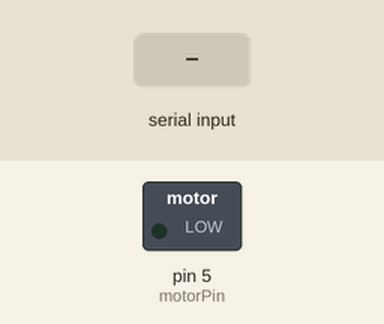
Recording of a sketch running on a simulated Arduino Uno, built with avr-gcc and run on an emulated ATmega328P. Parts: switched loads named in the sketch (green lamp = pin HIGH). Inputs (shaded band) come from the test bench. What the sketch prints to the serial monitor is not drawn.

Above: at 1.2 s.
1.3 s: "90,45\n" received over Serial
At 1.6 s:
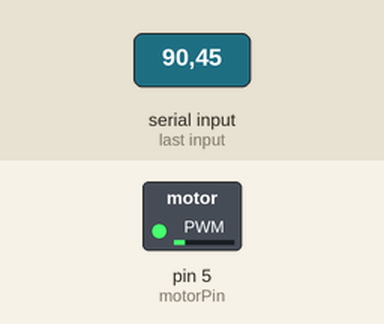
3.8 s: "30,150\n" received over Serial
At 4.6 s:
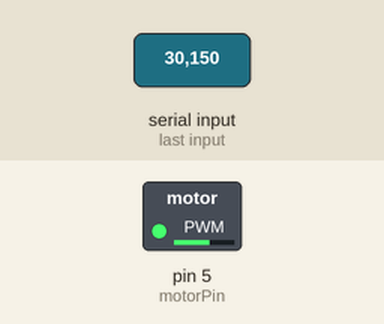
6.3 s: "200\n" received over Serial
At 6.6 s:
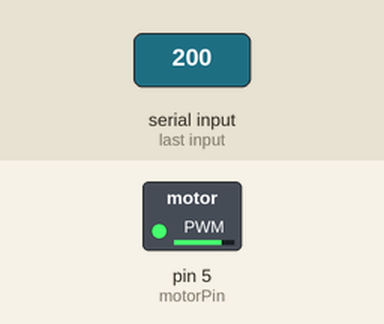
Timing chart, 0 to 9.3 s (numbered marks = the images above; inputs shaded):
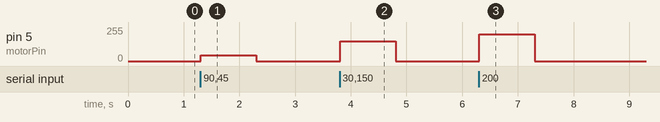

The sketch:

motordc.ino
```cpp
/*
 Program menggerakkan Motor DC pada PIN PWM 5 dengan kontrol kecepatan
 */

int motorPin = 5;

void setup() {
  //set motorPin sebagai output
  pinMode(motorPin, OUTPUT);
  /*
   menampilkan pada layar komputer kemudian isi kecepatan
   di antara nilai 0 sampai 255
   */
  Serial.begin(9600);
  while(! Serial);
  Serial.println("Speed 0 to 255");

}

void loop() {
  // motor bergerak sesuai kecepatan yang dimasukkan
  if (Serial.available()) {
    int speed = Serial.parseInt();
    int (speed >= 0 && speed <= 255); {
      analogWrite(motorPin, speed);
    }
  }

}
```

Measured:
- after the input at 1.3 s, pin 5 (motorPin): 0/255 → 45/255 at once, → 0/255 1.0 s later
- after the input at 3.8 s, pin 5 (motorPin): 0/255 → 150/255 at once, → 0/255 1.0 s later
- after the input at 6.3 s, pin 5 (motorPin): 0/255 → 200/255 at once, → 0/255 1.0 s later
